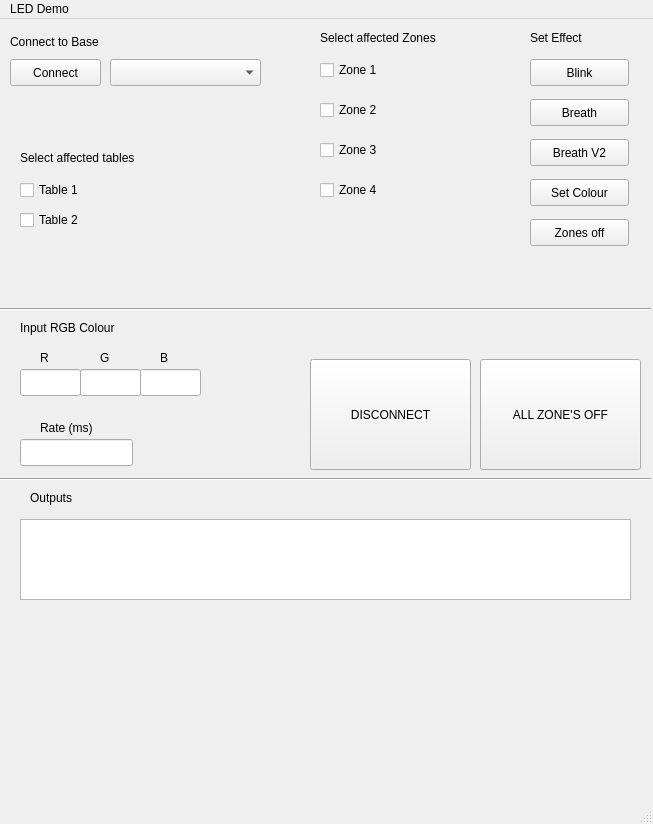
<?xml version="1.0" encoding="UTF-8"?>
<ui version="4.0">
 <class>MainWindow</class>
 <widget class="QMainWindow" name="MainWindow">
  <property name="geometry">
   <rect>
    <x>0</x>
    <y>0</y>
    <width>653</width>
    <height>824</height>
   </rect>
  </property>
  <property name="windowTitle">
   <string>MainWindow</string>
  </property>
  <widget class="QWidget" name="centralwidget">
   <widget class="QCheckBox" name="_ch_z1">
    <property name="geometry">
     <rect>
      <x>320</x>
      <y>40</y>
      <width>97</width>
      <height>22</height>
     </rect>
    </property>
    <property name="text">
     <string>Zone 1</string>
    </property>
   </widget>
   <widget class="QCheckBox" name="_ch_z2">
    <property name="geometry">
     <rect>
      <x>320</x>
      <y>80</y>
      <width>97</width>
      <height>22</height>
     </rect>
    </property>
    <property name="text">
     <string>Zone 2</string>
    </property>
   </widget>
   <widget class="QCheckBox" name="_ch_z3">
    <property name="geometry">
     <rect>
      <x>320</x>
      <y>120</y>
      <width>97</width>
      <height>22</height>
     </rect>
    </property>
    <property name="text">
     <string>Zone 3</string>
    </property>
   </widget>
   <widget class="QCheckBox" name="_ch_z4">
    <property name="geometry">
     <rect>
      <x>320</x>
      <y>160</y>
      <width>97</width>
      <height>22</height>
     </rect>
    </property>
    <property name="text">
     <string>Zone 4</string>
    </property>
   </widget>
   <widget class="QPushButton" name="_bu_blink">
    <property name="geometry">
     <rect>
      <x>530</x>
      <y>40</y>
      <width>99</width>
      <height>27</height>
     </rect>
    </property>
    <property name="toolTip">
     <string>&lt;html&gt;&lt;head/&gt;&lt;body&gt;&lt;p&gt;Blink Selected zones at given rate and given colour. Rate detemines the time to switch in ms&lt;/p&gt;&lt;/body&gt;&lt;/html&gt;</string>
    </property>
    <property name="text">
     <string>Blink</string>
    </property>
   </widget>
   <widget class="QPushButton" name="_bu_breath">
    <property name="geometry">
     <rect>
      <x>530</x>
      <y>80</y>
      <width>99</width>
      <height>27</height>
     </rect>
    </property>
    <property name="toolTip">
     <string>&lt;html&gt;&lt;head/&gt;&lt;body&gt;&lt;p&gt;Pulses led's at given rate and colour. Rate detemines time to do an entire pulse (from 0 brightness again to 0 brightness)&lt;/p&gt;&lt;/body&gt;&lt;/html&gt;</string>
    </property>
    <property name="text">
     <string>Breath</string>
    </property>
   </widget>
   <widget class="QPushButton" name="_bu_set_colour">
    <property name="geometry">
     <rect>
      <x>530</x>
      <y>160</y>
      <width>99</width>
      <height>27</height>
     </rect>
    </property>
    <property name="toolTip">
     <string>&lt;html&gt;&lt;head/&gt;&lt;body&gt;&lt;p&gt;Fills LED's with solid colour&lt;/p&gt;&lt;/body&gt;&lt;/html&gt;</string>
    </property>
    <property name="text">
     <string>Set Colour</string>
    </property>
   </widget>
   <widget class="QTextBrowser" name="_out1">
    <property name="geometry">
     <rect>
      <x>20</x>
      <y>500</y>
      <width>611</width>
      <height>81</height>
     </rect>
    </property>
   </widget>
   <widget class="QLabel" name="label">
    <property name="geometry">
     <rect>
      <x>40</x>
      <y>330</y>
      <width>16</width>
      <height>17</height>
     </rect>
    </property>
    <property name="text">
     <string>R</string>
    </property>
   </widget>
   <widget class="QLabel" name="label_2">
    <property name="geometry">
     <rect>
      <x>100</x>
      <y>330</y>
      <width>16</width>
      <height>17</height>
     </rect>
    </property>
    <property name="text">
     <string>G</string>
    </property>
   </widget>
   <widget class="QLabel" name="label_3">
    <property name="geometry">
     <rect>
      <x>160</x>
      <y>330</y>
      <width>16</width>
      <height>17</height>
     </rect>
    </property>
    <property name="text">
     <string>B</string>
    </property>
   </widget>
   <widget class="QLineEdit" name="_in_r">
    <property name="geometry">
     <rect>
      <x>20</x>
      <y>350</y>
      <width>61</width>
      <height>27</height>
     </rect>
    </property>
    <property name="text">
     <string/>
    </property>
   </widget>
   <widget class="QLineEdit" name="_in_g">
    <property name="geometry">
     <rect>
      <x>80</x>
      <y>350</y>
      <width>61</width>
      <height>27</height>
     </rect>
    </property>
    <property name="text">
     <string/>
    </property>
   </widget>
   <widget class="QLineEdit" name="_in_b">
    <property name="geometry">
     <rect>
      <x>140</x>
      <y>350</y>
      <width>61</width>
      <height>27</height>
     </rect>
    </property>
    <property name="text">
     <string/>
    </property>
   </widget>
   <widget class="QLineEdit" name="_in_rate">
    <property name="geometry">
     <rect>
      <x>20</x>
      <y>420</y>
      <width>113</width>
      <height>27</height>
     </rect>
    </property>
   </widget>
   <widget class="QLabel" name="label_4">
    <property name="geometry">
     <rect>
      <x>40</x>
      <y>400</y>
      <width>71</width>
      <height>17</height>
     </rect>
    </property>
    <property name="text">
     <string>Rate (ms)</string>
    </property>
   </widget>
   <widget class="QPushButton" name="_bu_zone_off">
    <property name="geometry">
     <rect>
      <x>530</x>
      <y>200</y>
      <width>99</width>
      <height>27</height>
     </rect>
    </property>
    <property name="toolTip">
     <string>&lt;html&gt;&lt;head/&gt;&lt;body&gt;&lt;p&gt;Turns off all selected zones&lt;/p&gt;&lt;/body&gt;&lt;/html&gt;</string>
    </property>
    <property name="text">
     <string>Zones off</string>
    </property>
   </widget>
   <widget class="QPushButton" name="_bu_all_off">
    <property name="geometry">
     <rect>
      <x>480</x>
      <y>340</y>
      <width>161</width>
      <height>111</height>
     </rect>
    </property>
    <property name="toolTip">
     <string>&lt;html&gt;&lt;head/&gt;&lt;body&gt;&lt;p&gt;Turns off all zones&lt;/p&gt;&lt;p&gt;&lt;br/&gt;&lt;/p&gt;&lt;/body&gt;&lt;/html&gt;</string>
    </property>
    <property name="text">
     <string>ALL ZONE'S OFF</string>
    </property>
   </widget>
   <widget class="QPushButton" name="_bu_disconnect">
    <property name="geometry">
     <rect>
      <x>310</x>
      <y>340</y>
      <width>161</width>
      <height>111</height>
     </rect>
    </property>
    <property name="toolTip">
     <string>&lt;html&gt;&lt;head/&gt;&lt;body&gt;&lt;p&gt;Disconect from all arduino's&lt;br/&gt;&lt;/p&gt;&lt;/body&gt;&lt;/html&gt;</string>
    </property>
    <property name="text">
     <string>DISCONNECT</string>
    </property>
   </widget>
   <widget class="QCheckBox" name="_ch_table1">
    <property name="geometry">
     <rect>
      <x>20</x>
      <y>160</y>
      <width>97</width>
      <height>22</height>
     </rect>
    </property>
    <property name="text">
     <string>Table 1</string>
    </property>
   </widget>
   <widget class="QCheckBox" name="_ch_table2">
    <property name="geometry">
     <rect>
      <x>20</x>
      <y>190</y>
      <width>97</width>
      <height>22</height>
     </rect>
    </property>
    <property name="text">
     <string>Table 2</string>
    </property>
   </widget>
   <widget class="Line" name="line">
    <property name="geometry">
     <rect>
      <x>0</x>
      <y>450</y>
      <width>651</width>
      <height>20</height>
     </rect>
    </property>
    <property name="orientation">
     <enum>Qt::Horizontal</enum>
    </property>
   </widget>
   <widget class="QLabel" name="label_5">
    <property name="geometry">
     <rect>
      <x>30</x>
      <y>470</y>
      <width>67</width>
      <height>17</height>
     </rect>
    </property>
    <property name="text">
     <string>Outputs</string>
    </property>
   </widget>
   <widget class="QLabel" name="label_6">
    <property name="geometry">
     <rect>
      <x>20</x>
      <y>300</y>
      <width>141</width>
      <height>17</height>
     </rect>
    </property>
    <property name="text">
     <string>Input RGB Colour</string>
    </property>
   </widget>
   <widget class="Line" name="line_2">
    <property name="geometry">
     <rect>
      <x>-10</x>
      <y>280</y>
      <width>661</width>
      <height>20</height>
     </rect>
    </property>
    <property name="orientation">
     <enum>Qt::Horizontal</enum>
    </property>
   </widget>
   <widget class="QLabel" name="label_8">
    <property name="geometry">
     <rect>
      <x>530</x>
      <y>10</y>
      <width>81</width>
      <height>17</height>
     </rect>
    </property>
    <property name="text">
     <string>Set Effect</string>
    </property>
   </widget>
   <widget class="QLabel" name="label_9">
    <property name="geometry">
     <rect>
      <x>320</x>
      <y>10</y>
      <width>151</width>
      <height>17</height>
     </rect>
    </property>
    <property name="text">
     <string>Select affected Zones</string>
    </property>
   </widget>
   <widget class="QLabel" name="label_10">
    <property name="geometry">
     <rect>
      <x>20</x>
      <y>130</y>
      <width>151</width>
      <height>17</height>
     </rect>
    </property>
    <property name="text">
     <string>Select affected tables</string>
    </property>
   </widget>
   <widget class="QPushButton" name="_bu_breath_rndRGB">
    <property name="geometry">
     <rect>
      <x>530</x>
      <y>120</y>
      <width>99</width>
      <height>27</height>
     </rect>
    </property>
    <property name="toolTip">
     <string>&lt;html&gt;&lt;head/&gt;&lt;body&gt;&lt;p&gt;Same as Breath but will change the RGB value when 0 brightness is reached. Given RGB colour is the start point.&lt;/p&gt;&lt;/body&gt;&lt;/html&gt;</string>
    </property>
    <property name="text">
     <string>Breath V2</string>
    </property>
   </widget>
   <widget class="QLabel" name="label_11">
    <property name="geometry">
     <rect>
      <x>60</x>
      <y>620</y>
      <width>521</width>
      <height>121</height>
     </rect>
    </property>
    <property name="text">
     <string/>
    </property>
    <property name="pixmap">
     <pixmap resource="../resources/caslogo.qrc">:/testfile/cas</pixmap>
    </property>
    <property name="scaledContents">
     <bool>true</bool>
    </property>
   </widget>
   <widget class="QLabel" name="label_7">
    <property name="geometry">
     <rect>
      <x>10</x>
      <y>10</y>
      <width>219</width>
      <height>26</height>
     </rect>
    </property>
    <property name="text">
     <string>Connect to Base</string>
    </property>
   </widget>
   <widget class="QPushButton" name="_bu_connect">
    <property name="geometry">
     <rect>
      <x>10</x>
      <y>40</y>
      <width>91</width>
      <height>27</height>
     </rect>
    </property>
    <property name="toolTip">
     <string>&lt;html&gt;&lt;head/&gt;&lt;body&gt;&lt;p&gt;Connect to selected arduino&lt;/p&gt;&lt;p&gt;&lt;br/&gt;&lt;/p&gt;&lt;/body&gt;&lt;/html&gt;</string>
    </property>
    <property name="text">
     <string>Connect</string>
    </property>
   </widget>
   <widget class="QComboBox" name="_combo1">
    <property name="geometry">
     <rect>
      <x>110</x>
      <y>40</y>
      <width>151</width>
      <height>27</height>
     </rect>
    </property>
   </widget>
   <zorder>_ch_z1</zorder>
   <zorder>_ch_z2</zorder>
   <zorder>_ch_z3</zorder>
   <zorder>_ch_z4</zorder>
   <zorder>_bu_blink</zorder>
   <zorder>_bu_breath</zorder>
   <zorder>_bu_set_colour</zorder>
   <zorder>_out1</zorder>
   <zorder>label</zorder>
   <zorder>label_2</zorder>
   <zorder>label_3</zorder>
   <zorder>_in_r</zorder>
   <zorder>_in_g</zorder>
   <zorder>_in_b</zorder>
   <zorder>_in_rate</zorder>
   <zorder>label_4</zorder>
   <zorder>_bu_zone_off</zorder>
   <zorder>_bu_all_off</zorder>
   <zorder>_bu_disconnect</zorder>
   <zorder>_ch_table1</zorder>
   <zorder>_ch_table2</zorder>
   <zorder>line</zorder>
   <zorder>label_5</zorder>
   <zorder>label_6</zorder>
   <zorder>line_2</zorder>
   <zorder>label_8</zorder>
   <zorder>label_9</zorder>
   <zorder>label_10</zorder>
   <zorder>_bu_breath_rndRGB</zorder>
   <zorder>label_11</zorder>
   <zorder>label_7</zorder>
   <zorder>label_7</zorder>
   <zorder>label_7</zorder>
   <zorder>_bu_connect</zorder>
   <zorder>_combo1</zorder>
  </widget>
  <widget class="QMenuBar" name="menubar">
   <property name="geometry">
    <rect>
     <x>0</x>
     <y>0</y>
     <width>653</width>
     <height>25</height>
    </rect>
   </property>
   <widget class="QMenu" name="menuLED_Demo">
    <property name="title">
     <string>LED Demo</string>
    </property>
   </widget>
   <addaction name="menuLED_Demo"/>
  </widget>
  <widget class="QStatusBar" name="statusbar"/>
 </widget>
 <resources>
  <include location="../resources/caslogo.qrc"/>
 </resources>
 <connections/>
</ui>
